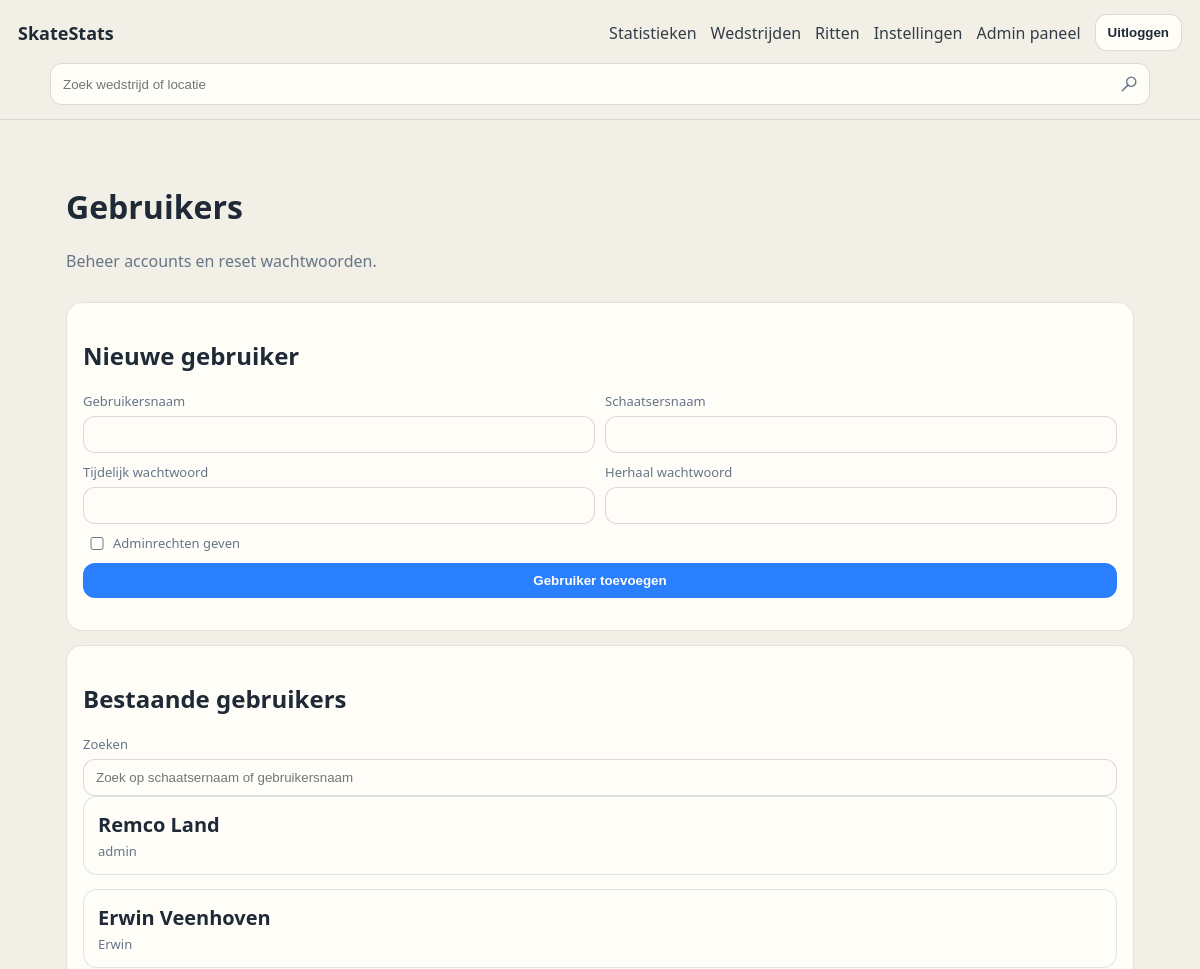
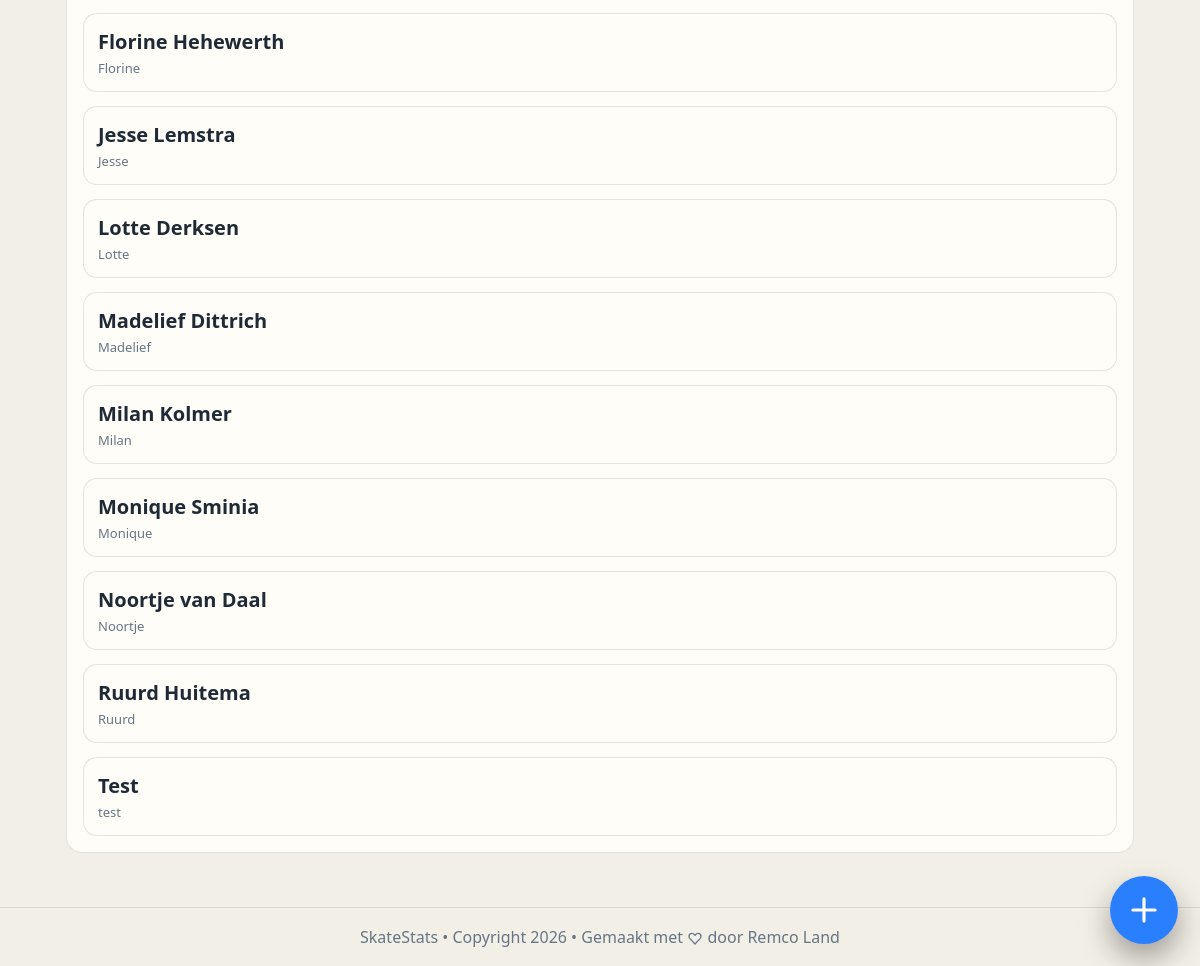
The app's page /admin/users (signed in) with its own data (2 pictures, top to bottom).
### tables this page shows
CREATE TABLE user (
              id INTEGER PRIMARY KEY AUTOINCREMENT,
              username TEXT NOT NULL UNIQUE,
              password_hash TEXT NOT NULL,
              skater_id INTEGER NOT NULL UNIQUE,
              is_admin INTEGER NOT NULL DEFAULT 0,
              created_at TEXT NOT NULL,
              updated_at TEXT NOT NULL,
              last_login_at TEXT, theme_preference TEXT NOT NULL DEFAULT 'dark',
              FOREIGN KEY (skater_id) REFERENCES skater(id) ON DELETE RESTRICT
            );

CREATE TABLE skater (
              id INTEGER PRIMARY KEY AUTOINCREMENT,
              name TEXT NOT NULL UNIQUE
            );

### app/main.py (the view)
@app.get("/admin/users", response_class=HTMLResponse)
def admin_users_page(request: Request, error: str = "", success: str = ""):
    current_user = require_admin_user(request)
    with db() as conn:
        users = conn.execute(
            """
            SELECT u.*, s.name AS skater_name
            FROM user u
            JOIN skater s ON s.id = u.skater_id
            ORDER BY LOWER(u.username)
            """
        ).fetchall()
    return render(
        request,
        "admin_users.html",
        user=current_user,
        users=users,
        error=error,
        success=success,
        fmt_date=fmt_date_ymd_to_dmy,
    )

### app/main.py (called while the page is built)
def db() -> sqlite3.Connection:
    conn = sqlite3.connect(DB_PATH)
    conn.execute("PRAGMA foreign_keys = ON")
    conn.row_factory = sqlite3.Row
    return conn

def get_user_by_id(conn: sqlite3.Connection, user_id: int) -> Optional[sqlite3.Row]:
    return conn.execute(
        """
        SELECT u.*, s.name AS skater_name
        FROM user u
        JOIN skater s ON s.id = u.skater_id
        WHERE u.id = ?
        """,
        (user_id,),
    ).fetchone()

def normalize_theme_preference(raw_value: str) -> str:
    value = (raw_value or "").strip().lower()
    if value == "light":
        return "light"
    if value == "system":
        return "system"
    return "dark"

def resolved_theme(theme_preference: str) -> str:
    return "dark" if normalize_theme_preference(theme_preference) == "system" else normalize_theme_preference(theme_preference)

def render(request: Request, template_name: str, **ctx) -> HTMLResponse:
    tpl = templates_env.get_template(template_name)
    current_user = getattr(request.state, "user", None)
    html = tpl.render(
        app_title=APP_TITLE,
        request=request,
        current_user=current_user,
        owner_name=current_user["skater_name"] if current_user else OWNER_NAME,
        theme_preference=normalize_theme_preference(current_user["theme_preference"]) if current_user else "dark",
        active_theme=resolved_theme(current_user["theme_preference"]) if current_user else "dark",
        **ctx,
    )
    return HTMLResponse(html)

def require_user(request: Request) -> sqlite3.Row:
    current_user = getattr(request.state, "user", None)
    if current_user is None:
        raise RuntimeError("missing authenticated user")
    return current_user

def require_admin_user(request: Request) -> sqlite3.Row:
    current_user = require_user(request)
    if int(current_user["is_admin"]) != 1:
        raise PermissionError("admin required")
    return current_user

### app/templates/admin_users.html (shortened to what this page needs)
﻿{% extends "base.html" %}
{% block content %}
  <div class="section-header">
    <div>
      <h1>Gebruikers</h1>
      <p class="muted">Beheer accounts en reset wachtwoorden.</p>
    </div>
  </div>
  <section class="card">
    <h2>Nieuwe gebruiker</h2>
    <form method="post" action="/admin/users" class="form">
      <div class="grid2">
        <label>Gebruikersnaam
          <input name="username" required />
        </label>
        <label>Schaatsersnaam
          <input name="skater_name" required />
        </label>
      </div>
      <div class="grid2">
        <label>Tijdelijk wachtwoord
          <input type="password" name="password" required />
        </label>
        <label>Herhaal wachtwoord
          <input type="password" name="confirm_password" required />
        </label>
      </div>
      <label class="check">
        <input type="checkbox" name="is_admin" />
        Adminrechten geven
      </label>
      <button type="submit">Gebruiker toevoegen</button>
    </form>
  </section>
  <section class="card">
    <h2>Bestaande gebruikers</h2>
    <label>Zoeken
      <input id="admin-user-search" type="search" placeholder="Zoek op schaatsernaam of gebruikersnaam" />
    </label>
    <div class="admin-user-list">
      {% for item in users %}
        <article
          class="admin-user-item"
          data-user-filter="{{ item.skater_name|lower }} {{ item.username|lower }}"
        >
          <details class="admin-user-details">
            <summary class="admin-user-summary">
              <div class="admin-user-heading">
                <strong class="admin-user-name">{{ item.skater_name }}</strong>
                <div class="admin-user-username">{{ item.username }}</div>
              </div>
            </summary>
          </details>
        </article>
      {% endfor %}
    </div>
  </section>
{% endblock %}

### records on screen
user: skater_name "Remco Land", username "admin"
user: skater_name "Erwin Veenhoven", username "Erwin"
user: skater_name "Florine Hehewerth", username "Florine"
user: skater_name "Jesse Lemstra", username "Jesse"
user: skater_name "Lotte Derksen", username "Lotte"
user: skater_name "Madelief Dittrich", username "Madelief"
user: skater_name "Milan Kolmer", username "Milan"
user: skater_name "Monique Sminia", username "Monique"
user: skater_name "Noortje van Daal", username "Noortje"
user: skater_name "Ruurd Huitema", username "Ruurd"
user: skater_name "Test", username "test"

### other values on screen
{{ app_title }} "SkateStats"
